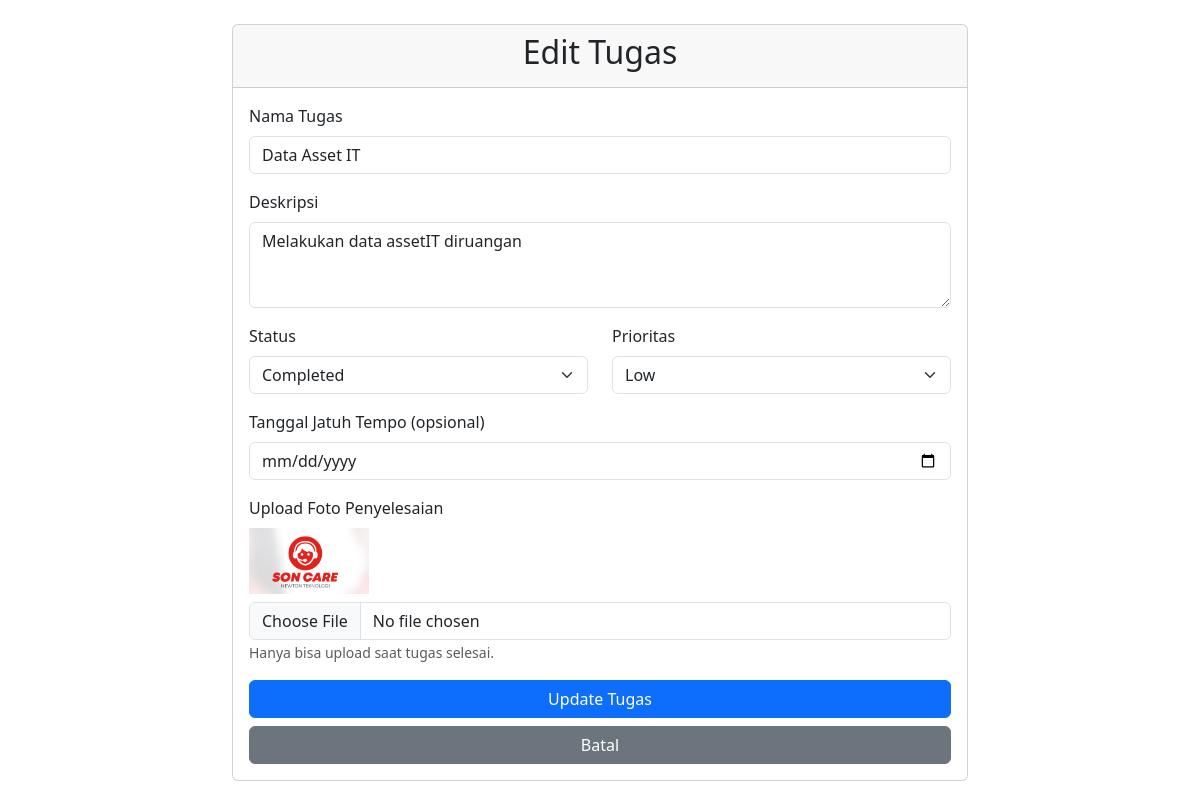
Page /public/edit_task.php?id=15 on the committed database.
### tables this page shows
CREATE TABLE `tasks`  (
  `id` int NOT NULL AUTO_INCREMENT,
  `task_name` varchar(255) NOT NULL,
  `description` text NULL,
  `status` enum('pending','in_progress','completed') NULL DEFAULT 'pending',
  `priority` enum('low','medium','high') NULL DEFAULT 'medium',
  `due_date` datetime NULL DEFAULT NULL,
  `gambar` varchar(500) NULL DEFAULT NULL,
  `created_at` timestamp NOT NULL DEFAULT current_timestamp(),
  `updated_at` timestamp NOT NULL DEFAULT current_timestamp() ON UPDATE CURRENT_TIMESTAMP,
  `image_path` varchar(255) NULL DEFAULT NULL,
  PRIMARY KEY (`id`) USING BTREE
);

### public/edit_task.php (the view, shortened to what this page needs)
<?php
require_once __DIR__ . '/../includes/config.php';
$id = $_GET['id'];
$stmt = $pdo->prepare("SELECT * FROM tasks WHERE id = ?");
$stmt->execute([$id]);
$task = $stmt->fetch(PDO::FETCH_ASSOC);
?>
<!DOCTYPE html>
<html>
<head>
    <link rel="stylesheet" href="style.css">
    <link href="https://cdn.jsdelivr.net/npm/bootstrap@5.3.0/dist/css/bootstrap.min.css" rel="stylesheet">
    <link rel="stylesheet" href="https://cdnjs.cloudflare.com/ajax/libs/font-awesome/6.4.0/css/all.min.css">
</head>
<body>
    <div class="container mt-4">
        <div class="row justify-content-center">
            <div class="col-md-8">
                <div class="card">
                    <div class="card-header">
                        <h2 class="text-center">Edit Tugas</h2>
                    </div>
                    <div class="card-body">
                        <form method="POST" enctype="multipart/form-data">
                            <div class="mb-3">
                                <label for="task_name" class="form-label">Nama Tugas</label>
                                <input type="text" class="form-control" id="task_name" name="task_name"
                                       value="<?= htmlspecialchars($task['task_name']) ?>" required>
                            </div>
                            <div class="mb-3">
                                <label for="description" class="form-label">Deskripsi</label>
                                <textarea class="form-control" id="description" name="description" rows="3"><?= htmlspecialchars($task['description']) ?></textarea>
                            </div>
                            <div class="row">
                                <div class="col-md-6 mb-3">
                                    <label for="status" class="form-label">Status</label>
                                    <select class="form-select" id="status" name="status" onchange="togglePhotoUpload()">
                                        <option value="completed" <?= $task['status'] === 'completed' ? 'selected' : '' ?>>Completed</option>
                                    </select>
                                </div>
                                <div class="col-md-6 mb-3">
                                    <label for="priority" class="form-label">Prioritas</label>
                                    <select class="form-select" id="priority" name="priority">
                                        <option value="low" <?= $task['priority'] === 'low' ? 'selected' : '' ?>>Low</option>
                                    </select>
                                </div>
                            </div>
                            <div class="mb-3">
                                <label for="due_date" class="form-label">Tanggal Jatuh Tempo (opsional)</label>
                                <input type="date" class="form-control" id="due_date" name="due_date"
                                       value="<?= $task['due_date'] ?>">
                            </div>
                            <div class="mb-3" id="photo-upload-section" style="display: <?= $task['status'] === 'completed' ? 'block' : 'none' ?>;">
                                <label for="task_image" class="form-label">Upload Foto Penyelesaian</label>
                                <?php if ($task['image_path']): ?>
                                    <div class="mb-2">
                                        <img src="<?= htmlspecialchars($task['image_path']) ?>" alt="Task Image" width="120">
                                    </div>
                                <?php endif; ?>
                                <input type="file" class="form-control" id="task_image" name="task_image" accept="image/*">
                                <small class="text-muted">Hanya bisa upload saat tugas selesai.</small>
                            </div>
                            <div class="d-grid gap-2">
                                <button type="submit" class="btn btn-primary">Update Tugas</button>
                                <a href="index.php" class="btn btn-secondary">Batal</a>
                            </div>
                        </form>
                    </div>
                </div>
            </div>
        </div>
    </div>
</body>
</html>

### rows in the picture
tasks: task_name "Data Asset IT", description "Melakukan data assetIT diruangan", status "Completed", priority "Low", image_path (picture)
